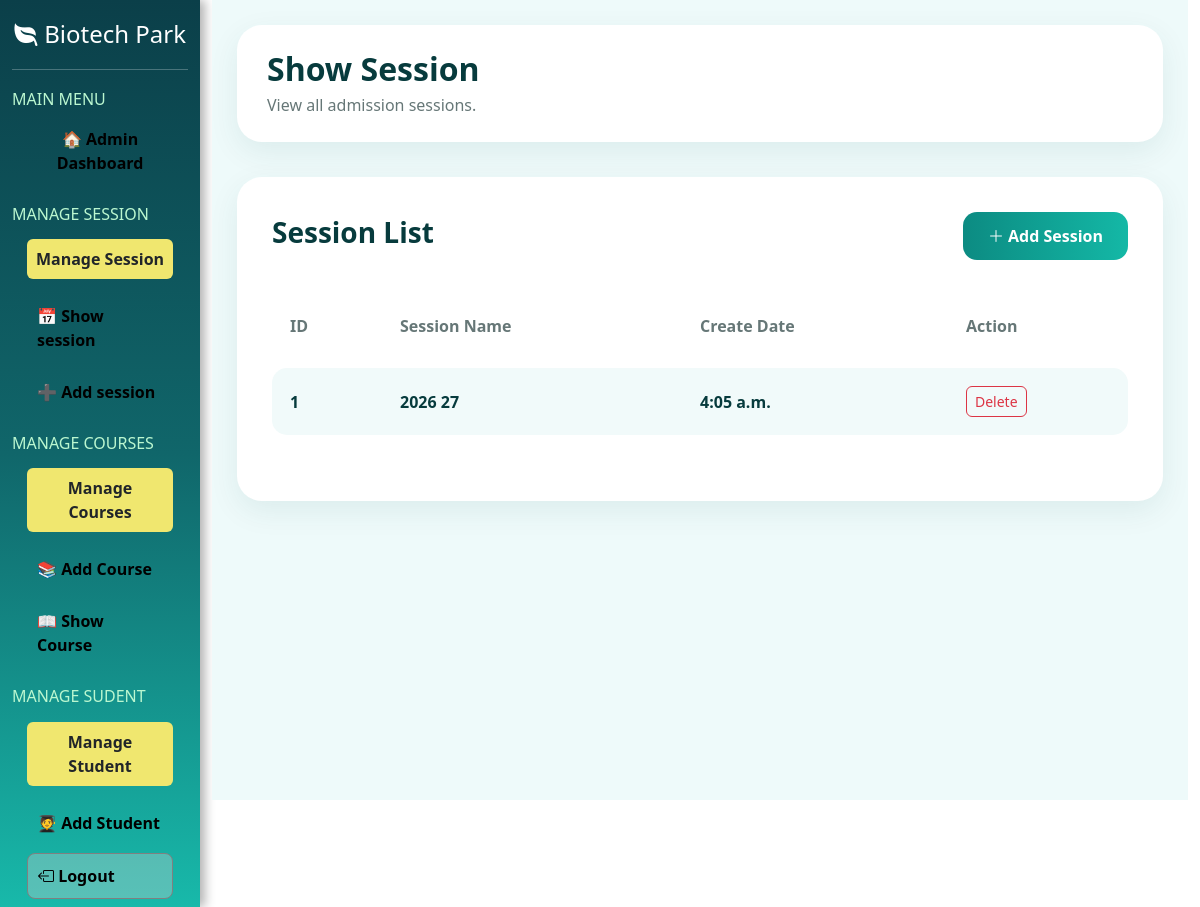
Before: /showsession/ with the older database file.
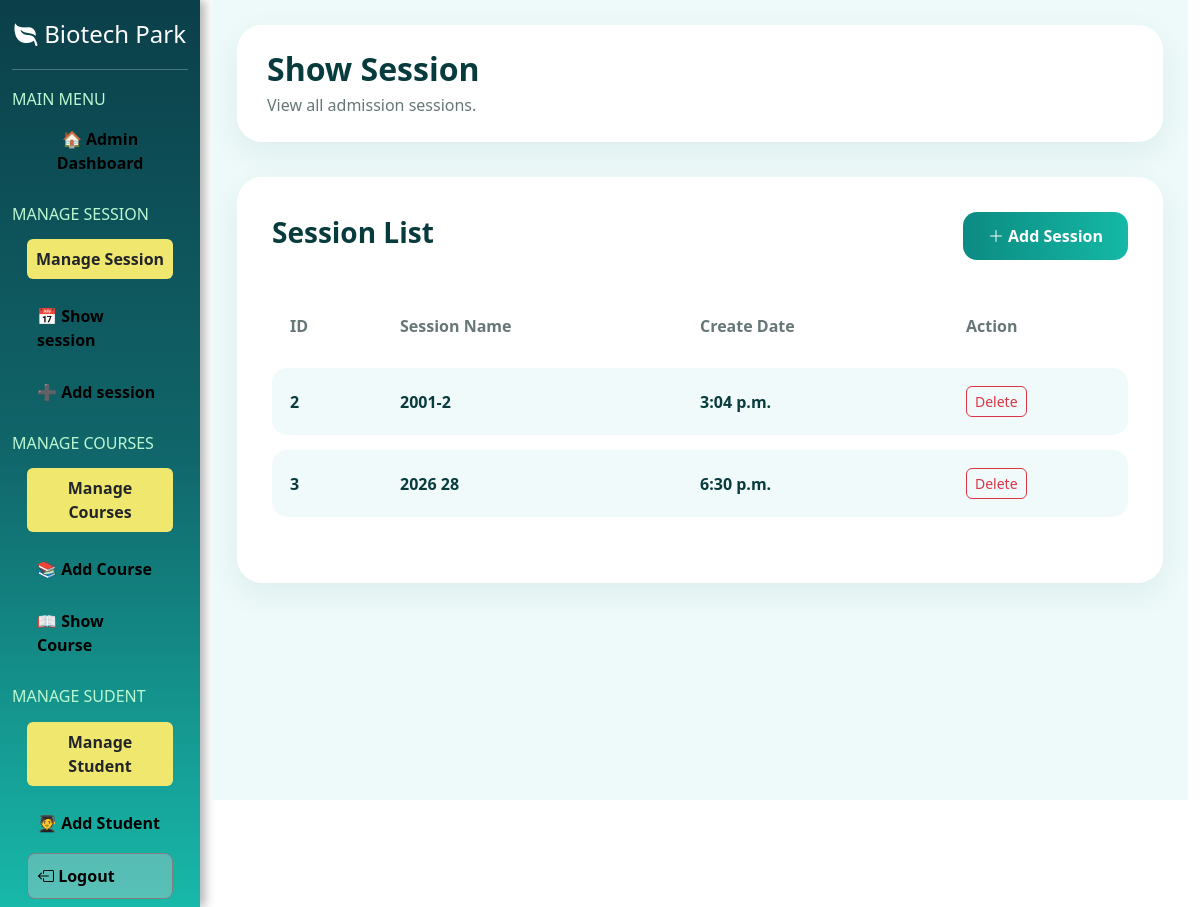
After: the same page with the newer database file.
### myapp/models.py (models this page shows)
class session(models.Model):
    id=models.IntegerField(primary_key=True,auto_created=True)
    session_name=models.CharField(max_length=20)
    create_at=models.TimeField()

### myapp/views.py (the view)
# urls.py: path('showsession/',showsession,name='showsession'),
def showsession(request):
    ab=session.objects.all()
    return render(request, 'admin/showsession.html', {'ab':ab})

### myapp/templates/admin/showsession.html (shortened to what this page needs)
{% extends 'admin/adminlayout.html' %}
{% block admin %}
<div class="session-page">
    <div class="page-header">
        <h2>Show Session</h2>
        <p>View all admission sessions.</p>
    </div>
    <div class="session-card">
        <div class="d-flex justify-content-between align-items-center mb-4">
            <h3 class="session-title">
                Session List
            </h3>
            <a href="{% url 'addsession' %}" class="add-session-btn">
                <i class="bi bi-plus-lg"></i>
                Add Session
            </a>
        </div>
        <div class="table-responsive">
            <table class="table custom-table">
                <thead>
                    <tr>
                        <th>ID</th>
                        <th>Session Name</th>
                        <th>Create Date</th>
                        <th style="width: 180px;">
                            Action
                        </th>
                    </tr>
                </thead>
                <tbody>
                    {% for i in ab %}
                    <tr>
                        <td>{{ i.id }}</td>
                        <td>{{ i.session_name }}</td>
                        <td>{{ i.create_at }}</td>
                        <td>
                            <a href="{% url 'deletesession' i.id %}"
                               class="btn btn-outline-danger btn-sm delete-btn">
                                Delete
                            </a>
                        </td>
                    </tr>
                    {% empty %}
                    <tr>
                        <td colspan="4" class="text-center">
                            No Sessions Found
                        </td>
                    </tr>
                    {% endfor %}
                </tbody>
            </table>
        </div>
    </div>
</div>
{% endblock %}

Changed rows visible on the page:
removed session: id "1", session_name "2026 27", create_at "4:05 a.m."
added session: id "2", session_name "2001-2", create_at "3:04 p.m."
added session: id "3", session_name "2026 28", create_at "6:30 p.m."
